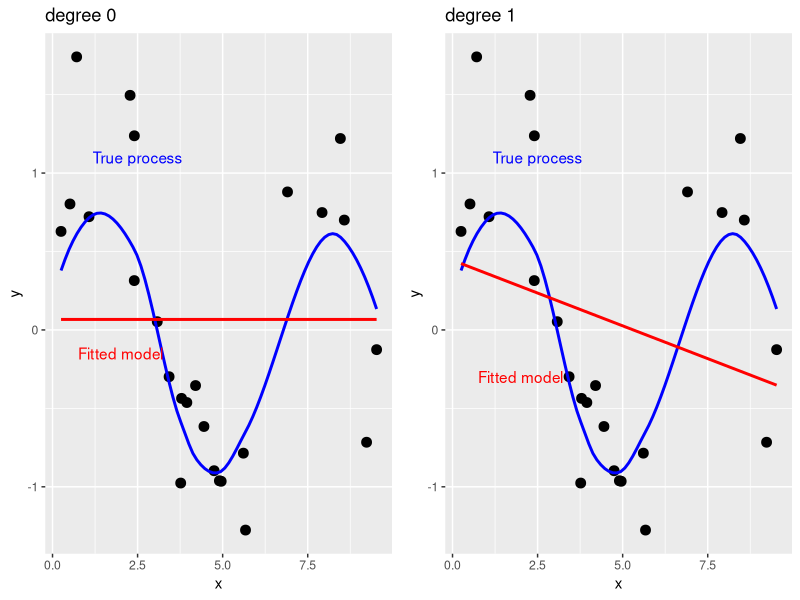
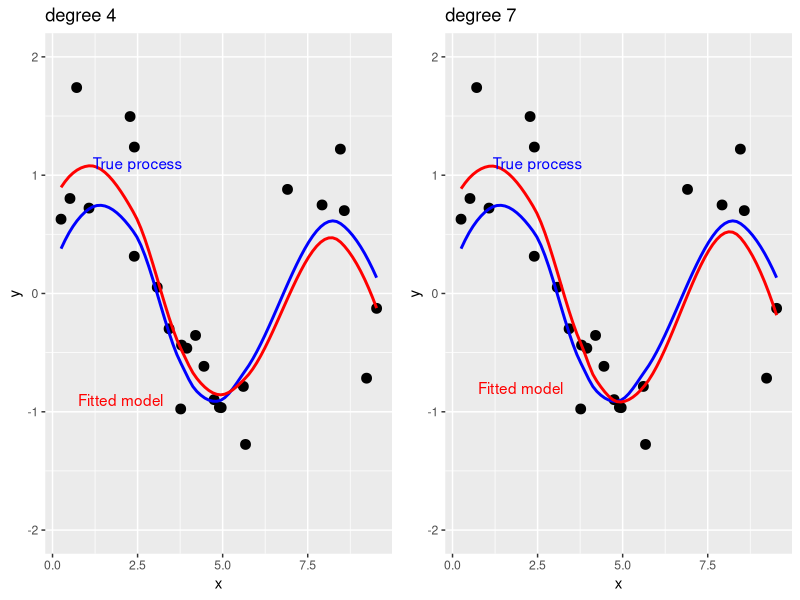

Reproduce these figures in R, in order. (Note: a time limit stopped this script after it produced the figures.)
## ---- chunk 1
#CHUNK 1
library(glmnet)
library(ggplot2)
library(gridExtra)

set.seed(150) #you might want to remove this comment later on to see if similar results obtain from other randomly generated data sets.
x <- runif(25,0,10) #generate 25 predictor variables uniformaly over the interval 0 to 10
df <- data.frame(x = x, y = sin(x) + rnorm(25,0,0.5), fO = sin(x), X1 = x, X2 = x^2, X3 = x^3, X4 = x^4, X5 = x^5, X6 = x^6, X7 = x^7) #generate 25 target variables and features needed to fit polynomial regression models

m1 <- lm(as.formula("y~X1"), data = df)
m4 <- lm(as.formula("y~X1+X2+X3+X4"), data = df)
m7 <- lm(as.formula("y~X1+X2+X3+X4+X5+X6+X7"), data = df)

df$m0 <- mean(df$y)
df$m1 <- predict(m1,newdata = df) 
df$m4 <- predict(m4,newdata = df) 
df$m7 <- predict(m7,newdata = df) 

p1 <- ggplot(data = df, aes(x = x)) + geom_point(aes(y = y), size = 3) + geom_smooth(aes(y = fO), se=FALSE, color = "blue", size = 1) + geom_smooth(aes(y = m0), se=FALSE, color = "red") + ggtitle("degree 0") + scale_y_continuous("y") + 
  annotate("text", x = 2.5, y = 1.1, label = "True process", color = "blue") +
  annotate("text", x = 2, y = -0.15, label = "Fitted model", color = "red")
p2 <- ggplot(data = df, aes(x = x)) + geom_point(aes(y = y), size = 3) + geom_smooth(aes(y = fO), se=FALSE, color = "blue", size = 1) + geom_smooth(aes(y = m1), se=FALSE, color = "red") + ggtitle("degree 1") + scale_y_continuous("y") +
  annotate("text", x = 2.5, y = 1.1, label = "True process", color = "blue") +
  annotate("text", x = 2, y = -0.3, label = "Fitted model", color = "red")
p3 <- ggplot(data = df, aes(x = x)) + geom_point(aes(y = y), size = 3) + geom_smooth(aes(y = fO), se=FALSE, color = "blue", size = 1) + geom_smooth(aes(y = m4), se=FALSE, color = "red") + ggtitle("degree 4") + scale_y_continuous("y",limits = c(-2,2)) +
  annotate("text", x = 2.5, y = 1.1, label = "True process", color = "blue") +
  annotate("text", x = 2, y = -0.9, label = "Fitted model", color = "red")
p4 <- ggplot(data = df, aes(x = x)) + geom_point(aes(y = y), size = 3) + geom_smooth(aes(y = fO), se=FALSE, color = "blue", size = 1) + geom_smooth(aes(y = m7), se=FALSE, color = "red") + ggtitle("degree 7") + scale_y_continuous("y",limits = c(-2,2)) +
  annotate("text", x = 2.5, y = 1.1, label = "True process", color = "blue") +
  annotate("text", x = 2, y = -0.8, label = "Fitted model", color = "red")

grid.arrange(p1,p2,ncol=2)
grid.arrange(p3,p4,ncol=2)
## ---- chunk 2
#CHUNK 2
#Outer loop uses test values from 0.05 to 9.95 to 0.1
test.dat <- seq(0.05,9.95,0.1)
 var <- matrix(0,nrow=1,ncol=4) #these will hold the sums over the individual simulations
 bias <- matrix(0,nrow=1,ncol=4)
 loss <- matrix(0,nrow=1,ncol=4)
 error <- 0
for (i in 1:100) 
{
 test.value <- test.dat[i] #fix the test value to use
 true.model.value <- sin(test.value) #calculate the value using the true model

  y.hat <- matrix(0,nrow=1000,ncol=5) #set up a matrix to hold the key values from the 1000 simulations
  for (j in 1:1000) #Inner loop works with 1000 simulated training sets
  {
       x <- runif(25,0,10)
df <- data.frame(x = x, y = sin(x) + rnorm(25,0,0.5), X1 = x, X2 = x^2, X3 = x^3, X4 = x^4, X5 = x^5, X6 = x^6, X7 = x^7)
 y.value <- true.model.value+rnorm(1,0,0.5)
 y.hat[j,5] <- y.value #we need the observed target value for later use
m1 <- lm(as.formula("y~X1"), data = df)
m4 <- lm(as.formula("y~X1+X2+X3+X4"), data = df)
m7 <- lm(as.formula("y~X1+X2+X3+X4+X5+X6+X7"), data = df)
test.vector <- data.frame(X1=test.value,X2=test.value^2,X3=test.value^3,X4=test.value^4,X5=test.value^5,X6=test.value^6,X7=test.value^7)
pred0 <- mean(df$y)
pred1 <- predict(m1,newdata=test.vector)
pred4 <- predict(m4,newdata=test.vector)
pred7 <- predict(m7,newdata=test.vector)
y.hat[j,1]=pred0
y.hat[j,2]=pred1
y.hat[j,3]=pred4
y.hat[j,4]=pred7 #all the work to now is to get the predicted values into the matrix.

  }
var[1,1] <- var[1,1] + var(y.hat[,1]) #compute the variance and add to the running totals
var[1,2] <- var[1,2] + var(y.hat[,2])
var[1,3] <- var[1,3] + var(y.hat[,3])
var[1,4] <- var[1,4] + var(y.hat[,4])
bias[1,1] <- bias[1,1] + (mean(y.hat[,1])-true.model.value)^2 #compute the biases and add to the running totals
bias[1,2] <- bias[1,2] + (mean(y.hat[,2])-true.model.value)^2
bias[1,3] <- bias[1,3] + (mean(y.hat[,3])-true.model.value)^2
bias[1,4] <- bias[1,4] + (mean(y.hat[,4])-true.model.value)^2
error <- error + var(y.hat[,5] - true.model.value) #add the squared error to the running total
loss[1,1] <- loss[1,1] + sum((y.hat[,1]-y.hat[,5])^2)/1000 #add the loss to the running total
loss[1,2] <- loss[1,2] + sum((y.hat[,2]-y.hat[,5])^2)/1000 
loss [1,3]<- loss[1,3] + sum((y.hat[,3]-y.hat[,5])^2)/1000
loss[1,4] <- loss[1,4] + sum((y.hat[,4]-y.hat[,5])^2)/1000
}
var/100 #get the averages of the running totals and display them
bias/100
error/100
loss/100
## ---- chunk 3
#CHUNK 3
set.seed(1000)
x <- seq(0,10,0.001)
df <- data.frame(x = x, y = sin(x) + rnorm(1001,0,0.25), fO = sin(x))

ggplot(data = df, aes(x = x)) + geom_point(aes(y = y)) + geom_line(aes(y = fO), color = "red", size = 2)

## ---- chunk 4
#CHUNK 4
library(glmnet)
library(gridExtra)

# Set up the features for a ninth degree polynomial
df$X1 <- df$x
df$X2 <- df$x^2
df$X3 <- df$x^3
df$X4 <- df$x^4
df$X5 <- df$x^5
df$X6 <- df$x^6
df$X7 <- df$x^7
df$X8 <- df$x^8
df$X9 <- df$x^9

# set up the formula
f <- as.formula("y~X1+X2+X3+X4+X5+X6+X7+X8+X9")

set.seed(293)

# For loop to fit the ten models, each using a new random set of 25 x values
for (i in c(1:10)) {
  rows <- sample.int(nrow(df), size = 25)
  
  m1 <- lm(f, data = df[rows,]) #fit a model using only those 25 values
  
  df[, paste("predict",i,sep = "")] <- predict(m1, newdata = df) #add the predicted values to the dataframe (note that it is determined for all 1001 values, not 25)
}

# plot each of the fitted curves
p1 <- ggplot(data = df, aes(x = x)) + 
        geom_line(aes(y = df$predict1)) +
        geom_line(aes(y = df$predict2)) +
        geom_line(aes(y = df$predict3)) +
        geom_line(aes(y = df$predict4)) +
        geom_line(aes(y = df$predict5)) +
        geom_line(aes(y = df$predict6)) +
        geom_line(aes(y = df$predict7)) +
        geom_line(aes(y = df$predict8)) +
        geom_line(aes(y = df$predict9)) +
        geom_line(aes(y = df$predict10)) +
        scale_y_continuous("y",limits = c(-2.5,2.5)) +
        ggtitle("Variance")

#determine the average fitted cureve and plot it along with the sine curve
df$average <- rowMeans(df[,c(13:22)])
p2 <- ggplot(data = df, aes(x = x)) + 
        geom_line(aes(y = fO), color = "blue") +
        geom_line(aes(y = average), color = "red") +
        scale_y_continuous("y",limits = c(-2,2)) +
        annotate("text", x = 2, y = 1.2, label = "True process", color = "blue") +
        annotate("text", x = 2, y = 0, label = "Avg Model", color = "red") +
        ggtitle("Bias")

  
grid.arrange(p1,p2,ncol = 2)
## ---- chunk 5
#CHUNK 5
# set up the formula
f <- as.formula("y~X1+X2+X3+X4+X5+X6+X7+X8+X9")

set.seed(293)

# For loop to fit the models
for (i in c(1:10)) {
  # Set up matrix
  rows <- sample.int(nrow(df), size = 25)
  X <- model.matrix(f, data = df[rows,])
  
  m <- glmnet(X, y = df$y[rows], family = "gaussian", alpha = 1, lambda = 0.001)
  
  df[, paste("predict",i,sep = "")] <- predict(m, newx = model.matrix(f, data = df))
}

#  plot the models
p1 <- ggplot(data = df, aes(x = x)) + 
        geom_line(aes(y = df$predict1)) +
        geom_line(aes(y = df$predict2)) +
        geom_line(aes(y = df$predict3)) +
        geom_line(aes(y = df$predict4)) +
        geom_line(aes(y = df$predict5)) +
        geom_line(aes(y = df$predict6)) +
        geom_line(aes(y = df$predict7)) +
        geom_line(aes(y = df$predict8)) +
        geom_line(aes(y = df$predict9)) +
        geom_line(aes(y = df$predict10)) +
        scale_y_continuous("y",limits = c(-2.5,2.5)) +
        ggtitle("Variance")

df$average <- rowMeans(df[,c(13:22)])
p2 <- ggplot(data = df, aes(x = x)) + 
        geom_line(aes(y = fO), color = "blue") +
        geom_line(aes(y = average), color = "red") +
        scale_y_continuous("y",limits = c(-2,2)) +
        annotate("text", x = 2.8, y = 1.2, label = "True process", color = "blue") +
        annotate("text", x = 2, y = -0.4, label = "Avg Model", color = "red") +
        ggtitle("Bias")

  
grid.arrange(p1,p2,ncol = 2)
## ---- chunk 6
#CHUNK 6
lambda <- seq(0,0.5,length = 50)
bias <- 2*lambda
variance <- (1-lambda)^2
exp.loss <- bias^2 + variance

df <- data.frame(lambda = lambda, bias2 = bias^2, variance = variance, exploss = exp.loss)

ggplot(data = df, aes(x=lambda)) + 
  geom_line(aes(y=bias2), color = "red") + 
  geom_line(aes(y=variance), color = "blue") +
  geom_line(aes(y=exploss), color = "purple") +
  annotate("text", x = 0.3, y = 1, label = "Expected Loss", color = "purple") +
  annotate("text", x = 0.1, y = 0.2, label = "Bias", color = "red") +
  annotate("text", x = 0.4, y = 0.25, label = "Variance", color = "blue") +
  theme(axis.title.y = element_blank()) +
  ggtitle("Bias-Variance tradeoff")
